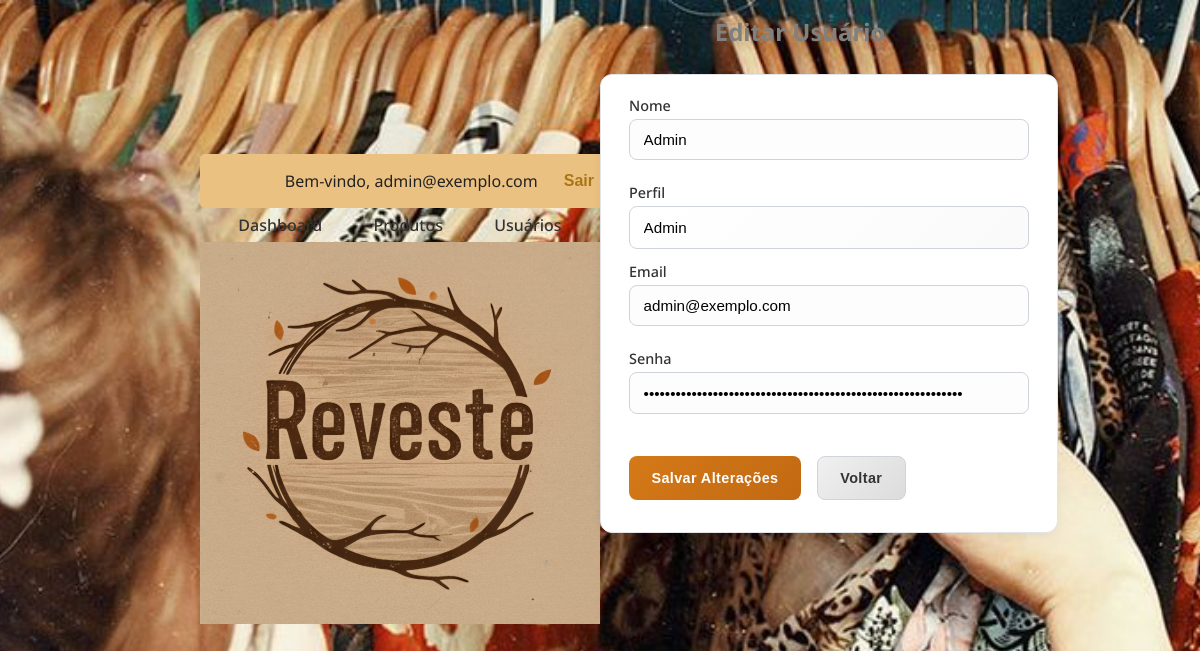
Screenshot of /usuarios/form.php?id=4 (signed in) with the database file from the repository.
### tables this page shows
CREATE TABLE `usuarios` (
  `id` int unsigned NOT NULL AUTO_INCREMENT,
  `nome` varchar(50) NOT NULL,
  `perfil` varchar(5) NOT NULL,
  `email` varchar(255) NOT NULL,
  `senha` varchar(255) NOT NULL,
  `created_at` datetime NOT NULL DEFAULT CURRENT_TIMESTAMP,
  `updated_at` datetime NOT NULL DEFAULT CURRENT_TIMESTAMP ON UPDATE CURRENT_TIMESTAMP,
  PRIMARY KEY (`id`),
  UNIQUE KEY `uq_usuarios_email` (`email`)
);

### src/Repositorio/UsuarioRepositorio.php (called while the page is built, shortened)
<?php
class UsuarioRepositorio
{
    private PDO $pdo;
    public function __construct(PDO $pdo)
    {
        $this->pdo = $pdo;
    }
    private function formarObjeto(array $d): Usuario
    {
        return new Usuario(
            isset($d['id']) ? (int)$d['id'] : null,
            $d['nome']   ?? '',
            $d['perfil'] ?? 'User',
            $d['email']  ?? '',
            $d['senha']  ?? ''
        );
    }
    public function buscar(int $id): ?Usuario
    {
        $st = $this->pdo->prepare("SELECT id,nome,perfil,email,senha FROM usuarios WHERE id=?");
        $st->execute([$id]);
        $d = $st->fetch(PDO::FETCH_ASSOC);
        return $d ? $this->formarObjeto($d) : null;
    }
}

### src/Modelo/Usuario.php (called while the page is built, shortened)
<?php
class Usuario
{
    private string $nome;
    private string $perfil;
    private string $email;
    private string $senha;
    public function __construct(?int $id, string $nome, string $perfil, string $email, string $senha)
    {
        $this->nome = $nome;
        $this->perfil = $perfil;
        $this->email = $email;
        $this->senha = $senha;
    }
    public function getNome(): string
    {
        return $this->nome;
    }
    public function getPerfil(): string
    {
        return $this->perfil;
    }
    public function getEmail(): string
    {
        return $this->email;
    }
    public function getSenha(): string
    {
        return $this->senha;
    }
}

### usuarios/form.php (the view, shortened to what this page needs)
<?php
$usuarioLogado = $_SESSION['usuario'] ?? null;
require_once __DIR__ . '/../src/conexao-bd.php';
require_once __DIR__ . '/../src/Modelo/Usuario.php';
require_once __DIR__ . '/../src/Repositorio/UsuarioRepositorio.php';
$repo = new UsuarioRepositorio($pdo);
$id = filter_input(INPUT_GET, 'id', FILTER_VALIDATE_INT);
$modoEdicao = false;
$usuario = null;
if ($id) {
    if (method_exists($repo, 'buscar')) {
        $usuario = $repo->buscar($id);
    }
    if ($usuario) {
        $modoEdicao = true;
    } else {
        header('Location: listar.php');
        exit;
    }
}
$valorNome       = $modoEdicao ? $usuario->getNome() : '';
$valorPerfil     = $modoEdicao ? $usuario->getPerfil() : '';
$valorEmail      = $modoEdicao ? $usuario->getEmail() : '';
$valorSenha      = $modoEdicao ? $usuario->getSenha() : '';
$tituloPagina = $modoEdicao ? 'Editar Usuário' : 'Cadastrar Usuário';
$textoBotao   = $modoEdicao ? 'Salvar Alterações' : 'Cadastrar Usuário';
$actionForm   = $modoEdicao ? 'salvar.php' : 'salvar.php';
?>
<!doctype html>
<html lang="pt-br">
<head>
    <link rel="stylesheet" href="../css/reset.css">
    <link rel="stylesheet" href="../css/index.css">
    <link rel="stylesheet" href="../css/admin.css">
    <link rel="stylesheet" href="../css/form.css">
    <link rel="stylesheet" href="..css/login.css">
</head>
<body>
    <header class="container-admin">
    <div class="topo-direita">
        <span>Bem-vindo, <?php echo htmlspecialchars($usuarioLogado); ?></span>
        <form action="../logout.php" method="post" style="display:inline;">
            <button type="submit" class="botao-sair">Sair</button>
        </form>
    </div>
    <nav class="menu-adm">
        <a href="../dashboard.php">Dashboard</a>
        <a href="../produtos/listar.php">Produtos</a>
        <a href="../usuarios/listar.php">Usuários</a>
    </nav>
    <div class="container-admin-banner">
        <a href="dashboard.php">
            <img src="img/reVeste_Logo.jpg" alt="ReVeste" class="logo-admin">
        </a>
    </div>
</header>
    <main>
        <h2><?= htmlspecialchars($tituloPagina) ?></h2>
        <section class="container-form">
            <div class="form-wrapper">
                <form action="<?= $actionForm ?>" method="post" class="form-produto">
                    <div>
                        <label for="nome">Nome</label>
                        <input id="nome" name="nome" type="text" value="<?= htmlspecialchars($valorNome) ?>">
                    </div>
                    <div>
                        <label for="perfil">Perfil</label>
                        <select id="perfil" name="perfil">
                            <option value="Admin" <?= $valorPerfil === 'Admin' ? 'selected' : '' ?>>Admin</option>
                        </select>
                    </div>
                    <div>
                        <label for="email">Email</label>
                        <input id="email" name="email" type="email" value="<?= htmlspecialchars($valorEmail) ?>">
                    </div>
                    <div>
                        <label for="senha">Senha</label>
                        <input id="senha" name="senha" type="password" value="<?= htmlspecialchars($valorSenha) ?>">
                    </div>
                    <div class="grupo-botoes">
                        <button type="submit" class="botao-cadastrar"><?= htmlspecialchars($textoBotao) ?></button>
                        <a href="listar.php" class="botao-voltar">Voltar</a>
                    </div>
                </form>
            </div>
        </section>
    </main>
</body>
</html>

### css/index.css (style rules this page uses)
body { background-color: #333b1e; font-family: "Barlow", sans-serif; }
main { height: 100vh; }
body { font-family: Arial, sans-serif; background-color: #f2e6d9; }

### css/admin.css (style rules this page uses)
body { background: #f5f6f8; font-family: "Poppins", Arial, sans-serif; min-height: 100vh; color: #222; }
.topo-direita { display: flex; justify-content: flex-end; align-items: center; width: 100%; gap: 10px; background-color: #ebc181; padding: 10px; border-radius: 5px; }
.topo-direita form { margin: 0; }
.botao-sair { background-color: #ebc181; color: #aa7615; border: none; border-radius: 10px; padding: 8px 16px; font-size: 16px; font-weight: 600; cursor: pointer; transition: background-color 0.3s, transform 0.2s; font-family: "Poppins", sans-serif; }
.container-admin-banner { display: flex; align-items: center; flex-direction: column; margin: 0px 0px 20px; }
.logo-admin { width: 400px; }
h2 { text-align: center; font-size: 24px; margin: 20px 0px; color: grey; font-weight: bold; }
table tbody tr td a, .botao-cadastrar, .botao-excluir { padding: 3px 10px; border-radius: 10px; color: #ffffff; text-decoration: none; margin: 0 5px; transition: 0.7s; border: none; font-size: 18px; }
.botao-cadastrar { background: #ebc181; color: #333b1e; font-weight: 600; margin-top: 20px; font-size: 20px; border-radius: 10px; padding: 10px 10px; border: none; }
.menu-adm { flex: 1; display: flex; justify-content: center; gap: 2.4rem; }
.menu-adm a { text-decoration: none; font-weight: 500; color: #333; position: relative; padding: 0.55rem 0.4rem; transition: color 0.2s; }
.menu-adm a::after { content: ""; position: absolute; left: 50%; bottom: 0; width: 0; height: 3px; background: #d47a18; border-radius: 2px; transform: translateX(-50%); transition: width 0.28s; }
.botao-sair-pequeno, .botao-sair { cursor: pointer; }
html, body { width: 100%; overflow-x: hidden; }

### css/login.css (style rules this page uses)
body { font-family: "Noto Sans", sans-serif; background: url("../img/fundoLogin.jpg") no-repeat center center fixed; background-size: cover; display: flex; align-items: center; justify-content: center; height: 100vh; margin: 0; }
label { color: #4b2e1f; font-size: 0.95rem; font-weight: 600; }
input[type="email"], input[type="password"] { padding: 10px; border: 1px solid #c0a58a; border-radius: 8px; outline: none; background-color: #fdfaf8; }
.botao-cadastrar { background-color: #b2896b; color: white; border: none; padding: 12px; border-radius: 8px; font-size: 1rem; cursor: pointer; margin-top: 10px; transition: background-color 0.3s; }

### rows the page displays
usuarios: nome "Admin", perfil "Admin", email "admin@exemplo.com"

### other values shown
$usuarioLogado "admin@exemplo.com"
$tituloPagina "Editar Usuário"
$textoBotao "Salvar Alterações"
